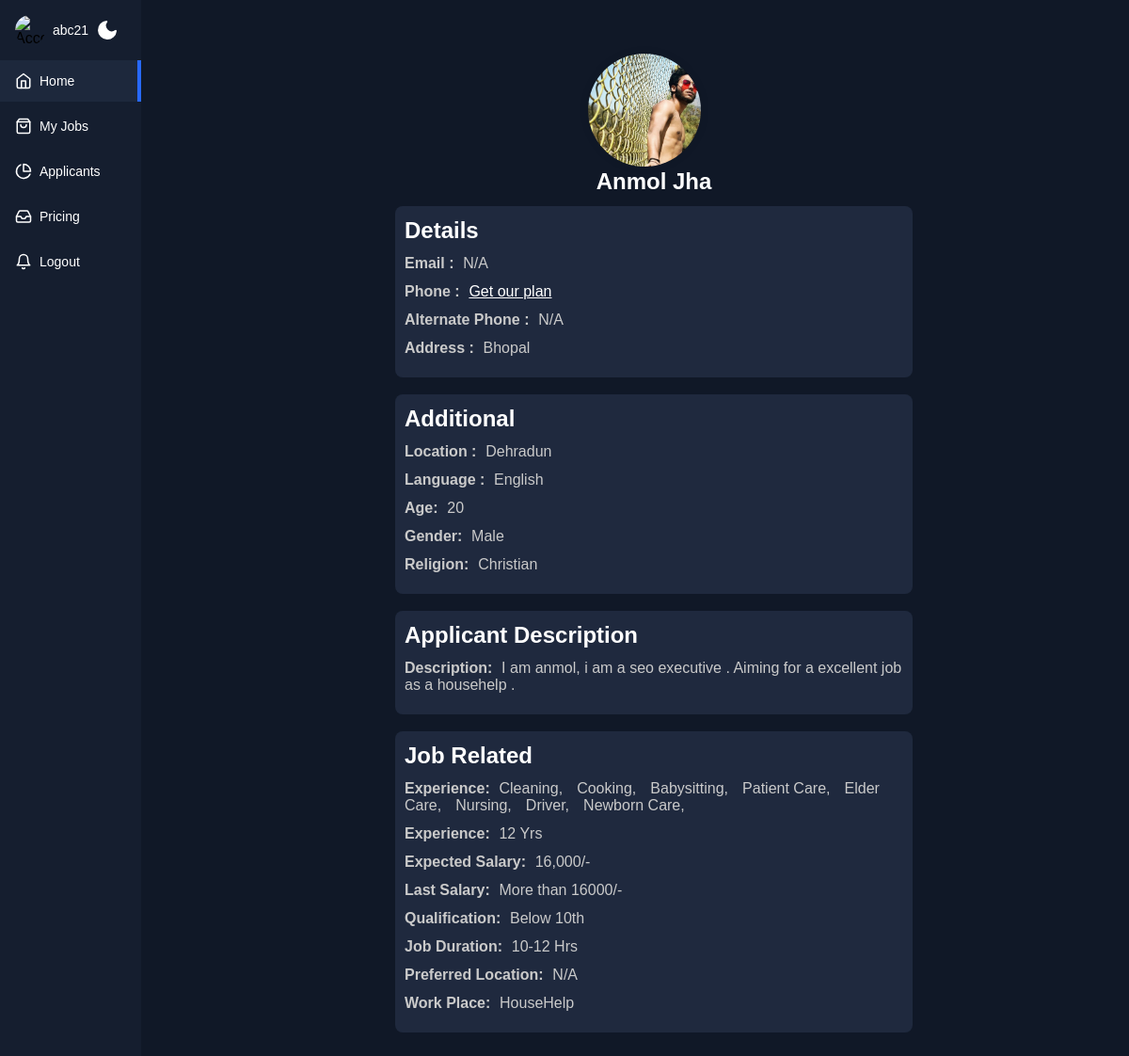
/recruiter-page/applicant-view/4 (signed in), run on the app's committed database.
### applicant/models.py (models this page shows, shortened)
class Applicants(models.Model):
    applicant_id = models.AutoField(primary_key=True, unique=True)
    language = models.CharField(max_length = 10 )
    photo= models.ImageField(upload_to='user_photo', null= True, blank = True)
    full_name = models.CharField(max_length = 60)
    resume = models.FileField(upload_to='resumes/', null=True, blank=True)
    location = models.CharField(max_length = 60)
    job = models.ManyToManyField(Work)
    experience= models.IntegerField(default = 0)
    description =  models.TextField(max_length = 200,null= True, blank = True)
    age = models.CharField(max_length = 5)
    expected_salary = models.CharField(max_length=50, null= True, blank = True)
    gender = models.CharField(max_length=10)
    phone_number = models.CharField(max_length=20,default = False)
    phone_number2 = models.CharField(max_length=20, null= True, blank = True)
    qualification = models.CharField(max_length = 50,default = False)
    last_salary = models.CharField(max_length = 20, null= True, blank = True )
    address = models.CharField(max_length = 150, null= True, blank = True )
    document = models.CharField(max_length = 50, null= True, blank = True  )
    job_duration = models.CharField(max_length = 30,default = False)
    religion = models.CharField(max_length = 10,default = False)
    preffered_location = models.CharField(max_length = 50,default = False)
    work_place = models.ForeignKey(Work_Category, on_delete = models.CASCADE,default = False)

class Work(models.Model):
    Work_id = models.AutoField(primary_key=True)
    work = models.CharField(max_length = 50)
    work_category = models.ManyToManyField(Work_Category)

class Work_Category(models.Model):
    category_id = models.AutoField(primary_key=True)
    category = models.CharField(max_length = 50)
    def __str__(self) -> str:
        return self.category

### recruiter/views.py (the view)
# urls.py: path('applicant-view/<int:id>', views.applicant_view, name='applicant_view'),
@login_required
def applicant_view(request, id):
    try:
        applicant  = Applicants.objects.get(applicant_id = id)
        return render(request,'view_applicant.html' ,{'applicant': applicant})
    except Exception as e:
        message = "Recruiter not found."
        return HttpResponse(f"Error occurred: {e}")

### templates/view_applicant.html (shortened to what this page needs)
{% extends 'recruiter_base.html'%}
{% load static %}
{% block content %}
<link rel="stylesheet" href="{% static 'view_applicant.css' %}">
    <div class="app-content">
    <div class="user-detail-container">
        <div class="user-detail">
            <div class="user-info">
                <div class="user-avatar">
                    <img src="{{applicant.photo.url}}" alt="User Avatar">
                    <h1 class="app-content-headerText">{{ applicant.full_name }}</h1>
                </div>
                <div class="details">
                    <h1 class="app-content-headerText">Details</h1>
                <p class="user_detail"> <strong> Email :</strong>  <span class="detail_applicant">{{ applicant.email|default:"N/A" }}</span> </p>
                <p class="user_detail"> <strong> Phone : </strong> <span class="detail_applicant"><a style="color:white;" href="{% url 'pricing' %}">Get our plan</a></span> </p>
                <p class="user_detail"> <strong>Alternate Phone :</strong> <span class="detail_applicant">{{ applicant.phone_number2|default:"N/A" }}</span> </p>
                <p class="user_detail"> <strong> Address :</strong><span class="detail_applicant"> {{ applicant.address|default:"N/A" }}</span> </p>
            </div>
                <br>
                <div class="details">
                    <h1 class="app-content-headerText">Additional</h1>
                <p class="user_detail"> <strong>Location :</strong><span class="detail_applicant"> {{ applicant.location|default:"N/A" }}</span> </p>
                <p class="user_detail"> <strong>Language :</strong> <span class="detail_applicant">{{ applicant.language|default:"N/A" }}</span> </p>
                <p class="user_detail"> <strong> Age:</strong><span class="detail_applicant"> {{ applicant.age|default:"N/A" }}</span> </p>
                <p class="user_detail"> <strong> Gender:</strong> <span class="detail_applicant">{{ applicant.gender|default:"N/A" }}</span> </p>
                <p class="user_detail"> <strong>Religion:  </strong><span class="detail_applicant">{{ applicant.religion|default:"N/A" }}</span> </p>
                </div>
                <br>
                <div class="details">
                <h1 class="app-content-headerText">Applicant Description</h1>
                <p class="user_detail"> <strong> Description:</strong> <span class="detail_applicant">{{ applicant.description|default:"N/A" }}</span> </p>
                </div>
                <br>
                <div class="details">
                <h1 class="app-content-headerText">Job Related</h1>
                <p class="user_detail"> <strong> Experience:</strong>
                    {% for work in applicant.job.all %}
                    <span class="detail_applicant">{{ work.work}},</span>
                    {% endfor %}
                </p>
                <p class="user_detail"> <strong> Experience:</strong> <span class="detail_applicant">{{ applicant.experience|default:"N/A" }} Yrs</span> </p>
                <p class="user_detail"> <strong> Expected Salary:</strong> <span class="detail_applicant">{{ applicant.expected_salary|default:"N/A" }}</span> </p>
                <p class="user_detail"> <strong> Last Salary:</strong> <span class="detail_applicant">{{ applicant.last_salary|default:"N/A" }}</span> </p>
                <p class="user_detail"> <strong> Qualification: </strong><span class="detail_applicant">{{ applicant.qualification|default:"N/A" }}</span> </p>
                <p class="user_detail"> <strong>Job Duration:  </strong><span class="detail_applicant">{{ applicant.job_duration|default:"N/A" }}</span> </p>
                <p class="user_detail"> <strong>Preferred Location: </strong><span class="detail_applicant"> {{ applicant.preferred_location|default:"N/A" }}</span> </p>
                <p class="user_detail"> <strong> Work Place: </strong><span class="detail_applicant">{{ applicant.work_place|default:"N/A" }}</span> </p>
                </div>
            </div>
        </div>
    </div>
</div>
{% endblock %}

### templates/recruiter_base.html (shortened to what this page needs)
{% load static %}
<!DOCTYPE html>
<html lang="en">
<head>
    <link rel="stylesheet" href="{% static 'recruiter_base.css' %}">
</head>
<body>
    <div class="app-container">
        <div class="sidebar">
            <div class="account-info">
                <div class="account-info-picture">
                  <img src="https://images.unsplash.com/photo-1527736947477-2790e28f3443?ixid=MnwxMjA3fDB8MHxzZWFyY2h8MTE2fHx3b21hbnxlbnwwfHwwfHw%3D&ixlib=rb-1.2.1&auto=format&fit=crop&w=900&q=60" alt="Account">
                </div>
                <div class="account-info-name">{{request.user}}</div>
                <button class="mode-switch" title="Switch Theme">
                    <svg class="moon" fill="none" stroke="currentColor" stroke-linecap="round" stroke-linejoin="round" stroke-width="2" width="24" height="24" viewBox="0 0 24 24">
                      <defs></defs>
                      <path d="M21 12.79A9 9 0 1111.21 3 7 7 0 0021 12.79z"></path>
                    </svg>
                  </button>
              </div>
          <ul class="sidebar-list">
            <li class="sidebar-list-item active">
              <a href="{% url 'recruiter_home' %}" class="sidebar-link">
                <svg xmlns="http://www.w3.org/2000/svg" width="18" height="18" viewBox="0 0 24 24" fill="none" stroke="currentColor" stroke-width="2" stroke-linecap="round" stroke-linejoin="round" class="feather feather-home"><path d="M3 9l9-7 9 7v11a2 2 0 0 1-2 2H5a2 2 0 0 1-2-2z"/><polyline points="9 22 9 12 15 12 15 22"/></svg>
                <span>Home</span>
              </a>
            </li>
            <li class="sidebar-list-item ">
              <a href="{% url 'all_jobs' %}" class="sidebar-link">
                <span>My Jobs</span>
              </a>
            </li>
            <li class="sidebar-list-item">
              <a href="{% url 'view-applicants' %}" class="sidebar-link">
                <svg xmlns="http://www.w3.org/2000/svg" width="18" height="18" viewBox="0 0 24 24" fill="none" stroke="currentColor" stroke-width="2" stroke-linecap="round" stroke-linejoin="round" class="feather feather-pie-chart"><path d="M21.21 15.89A10 10 0 1 1 8 2.83"/><path d="M22 12A10 10 0 0 0 12 2v10z"/></svg>
                <span>Applicants</span>
              </a>
            </li>
            <li class="sidebar-list-item">
              <a href="{% url 'pricing' %}" class="sidebar-link">
                <span>Pricing</span>
              </a>
            </li>
            <li class="sidebar-list-item">
              <a href="{% url 'log_off' %}" class="sidebar-link">
                <svg xmlns="http://www.w3.org/2000/svg" width="18" height="18" viewBox="0 0 24 24" fill="none" stroke="currentColor" stroke-width="2" stroke-linecap="round" stroke-linejoin="round" class="feather feather-bell"><path d="M18 8A6 6 0 0 0 6 8c0 7-3 9-3 9h18s-3-2-3-9"/><path d="M13.73 21a2 2 0 0 1-3.46 0"/></svg>
                <span>Logout </span>
              </a>
            </li>
          </ul>
        </div>
        {% block content %}
        {% endblock  %}
      </div>
</body>
</html>

### static/recruiter_base.css (style rules this page uses)
* { box-sizing: border-box; }
:root { --app-bg: #101827; --sidebar: rgba(21, 30, 47,1); --sidebar-main-color: #fff; --table-border: #1a2131; --table-header: #1a2131; --app-content-main-color: #fff; --sidebar-link: #fff; --sidebar-active-link: #1d283c; --sidebar-hover-link: #1a2539; --action-color: #2869ff; --action-color-hover: #6291fd; --app-content-secondary-color: #1d283c; --filter-reset: #2c394f; --filter-shadow: rgba(16, 24, 39, 0.8) 0px 6px 12px -2px, rgba(0, 0, 0, 0.3) 0px 3px 7px -3px; }
body, html { margin: 0; padding: 0; height: 100%; width: 100%; }
body { font-family: "Poppins", sans-serif; background-color: var(--app-bg); -webkit-font-smoothing: antialiased; -moz-osx-font-smoothing: grayscale; }
.app-container { border-radius: 4px; width: 100%; height: 100%; max-height: 100%; max-width: 1280px; display: flex; max-width: 2000px; margin: 0 auto; }
.sidebar { position: fixed; flex-basis: 200px; max-width: 180px; flex-shrink: 0; top: 0; left: 0; bottom: 0; background-color: var(--sidebar); display: flex; flex-direction: column; }
.sidebar-list { list-style-type: none; padding: 0; }
.sidebar-list-item { position: relative; margin-bottom: 4px; }
.sidebar-list-item a { display: flex; align-items: center; width: 100%; padding: 10px 16px; color: var(--sidebar-link); text-decoration: none; font-size: 14px; line-height: 24px; }
.sidebar-list-item svg { margin-right: 8px; }
.sidebar-list-item.active { background-color: var(--sidebar-active-link); }
.sidebar-list-item.active:before { content: ""; position: absolute; right: 0; background-color: var(--action-color); height: 100%; width: 4px; }
.mode-switch { background-color: transparent; border: none; padding: 0; color: var(--app-content-main-color); display: flex; justify-content: center; align-items: center; margin-left: auto; margin-right: 8px; cursor: pointer; }
.mode-switch .moon { fill: var(--app-content-main-color); }
.account-info { display: flex; align-items: center; padding: 16px; }
.account-info-picture { width: 32px; height: 32px; border-radius: 50%; overflow: hidden; flex-shrink: 0; }
.account-info-picture img { width: 100%; height: 100%; -o-object-fit: cover; object-fit: cover; }
.account-info-name { font-size: 14px; color: var(--sidebar-main-color); margin: 0 8px; overflow: hidden; max-width: 100%; text-overflow: ellipsis; white-space: nowrap; }
.app-content { margin-left: 195px; margin-top: 1%; width: calc(100% - 200px); height: 100%; display: flex; flex-direction: column; }
.app-content-headerText { color: var(--app-content-main-color); font-size: 24px; line-height: 32px; margin: 0; }

### static/view_applicant.css (style rules this page uses)
* { box-sizing: border-box; margin: 0; padding: 0; }
body { font-family: Arial, sans-serif; }
.user-detail-container { width: 60%; margin: 20px auto; padding: 25px; background-color: transparent; border-radius: 8px; }
.user-detail { display: flex; align-items: center; }
.user-avatar { display: flex; flex-direction: column; align-items: center; }
.user-avatar img { width: 120px; height: 120px; border-radius: 50%; object-fit: cover; margin-right: 20px; box-shadow: 0 0 10px rgba(0, 0, 0, 0.1); }
.user-info { flex: 1; }
.user-info h1 { font-size: 24px; margin-bottom: 10px; }
.user-info p { font-size: 16px; color:rgb(202, 202, 202); margin-bottom: 12px; }
.detail_applicant { margin:1%; }
.details { background-color: #1F293E; padding: 10px; border-radius: 8px; }

### data on the page
Applicants: photo (picture), full_name "Anmol Jha", phone_number2 "N/A", address "Bhopal", location "Dehradun", language "English", age "20", gender "Male", religion "Christian", description "I am anmol, i am a seo executive . Aiming for a excellent job as a househelp .", experience "12", expected_salary "16,000/-", last_salary "More than 16000/-", qualification "Below 10th", job_duration "10-12 Hrs", work_place "HouseHelp"
Work: work "Cleaning"
Work: work "Cooking"
Work: work "Babysitting"
Work: work "Patient Care"
Work: work "Elder Care"
Work: work "Nursing"
Work: work "Driver"
Work: work "Newborn Care"

### other printed values
{{ request.user }} "abc21"
{{ applicant.email|default:"N/A" }} "N/A"
{{ applicant.preferred_location|default:"N/A" }} "N/A"
